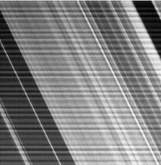
%> input picture teste.png, 161 x 165 px
$ octave pdi.m   (GNU Octave 9; MATLAB toolbox functions it lacks are replaced by stand-ins)
%> lines starting %> are read from the running program, lines starting %| are printed output that depends on the picture; in (x1, y1, x2, y2) boxes, pixels count from 0 and x2, y2 are one past the last pixel; in counts of white or black regions, pixels touching at a corner belong together; the program's own positions count from 1
clc
close all
clear all


IM=imread('teste.png'); %lê a imagem
%> IM is the input picture: size 165x161x3 uint8; mean R, G, B 127.5, 127.5, 127.5

IM = rgb2gray(IM); %imagem em escala de cinza
%> IM: size 165x161 uint8

subplot(2,3,1);
imshow(IM); %plota imagem em escala de cinza

IM_FFT2 = fft2(IM); %A transformada ocorre aqui

IM_FFT2 = fftshift(IM_FFT2); %Aqui ocorre a translação,
                             %matlab sugere que a translação seja feita sempre após a FFT2

Amplitude = abs(IM_FFT2); %Gera a imagem de amplitude para plotar
                          %imagem utilizada para gerar o filtro posteriormente

minimun = min(min(Amplitude));
%> minimun = 5.89
maximun = max(max(Amplitude));
%> maximun = 3388244

Amplitude = (Amplitude - minimun)./(maximun-minimun)*255; %Clamping da imagem da amplitude

subplot(2,3,2);
imshow(Amplitude); %plot da imagem da amplitude
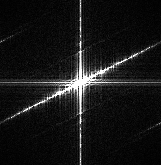
%> displayed picture: size 165x161, on the screen's scale of 0 to 255; min 0, max 255, mean 22.7

Mascara = imread('teste-mascara.png'); %Mascara 1 é a correta
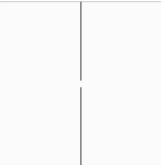
%> input picture teste-mascara.png, 161 x 165 px
%> Mascara is the input picture: size 165x161x3 uint8; mean R, G, B 249.6, 249.6, 249.6
Mascara = im2bw(Mascara, 0.8); %Treshhold de 0.8 apenas para garantir imagem binária
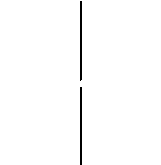
%> Mascara: size 165x161 logical; 98.8% white; black in thin lines or dots, all inside (x1, y1, x2, y2) = (80, 1, 82, 165)


% [12 lines of commented-out code are left out]

subplot(2,3,3);
imshow(Mascara); %plotando o filtro


Im_multi = Mascara.*IM_FFT2; %Multiplicação em arranjo matricial

subplot(2,3,4);
imshow(Im_multi); %plotando resultado, mas somente da parte real
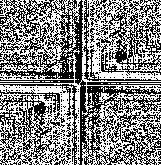
%> displayed picture: size 165x161, on the screen's scale of 0 to 255; min 0, max 255, mean 132

Saida = ifftshift(Im_multi); %Translação inversa
Saida = ifft2(Saida); %Transformada inversa
Saida = real(Saida);  %Devido a precisão de pontos flutuantes o resultado possui resquiciios imaginarios
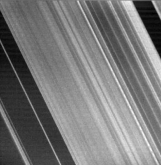
%> Saida: size 165x161 double; min 11.65, max 256.9, mean 127.5; drawn with min black and max white

minimun = min(min(Saida));
%> minimun = 11.65
maximun = max(max(Saida));
%> maximun = 256.9

Saida = (Saida - minimun)./(maximun-minimun)*255; %Clamping da saida
Saida = uint8(Saida); %transformando em imagem de 8bits
%> Saida: size 165x161 uint8

subplot(2,3,5);
imshow(Saida); %plotando imagem de saida

Compare = Saida - IM; %fazendo diff da imagem filtrada com a imagem original
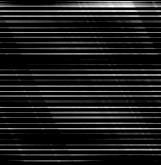
%> Compare: size 165x161 uint8; min 0, max 38, mean 4.4; drawn with min black and max white

subplot(2,3,6);
imshow(Compare); %plotando diff
